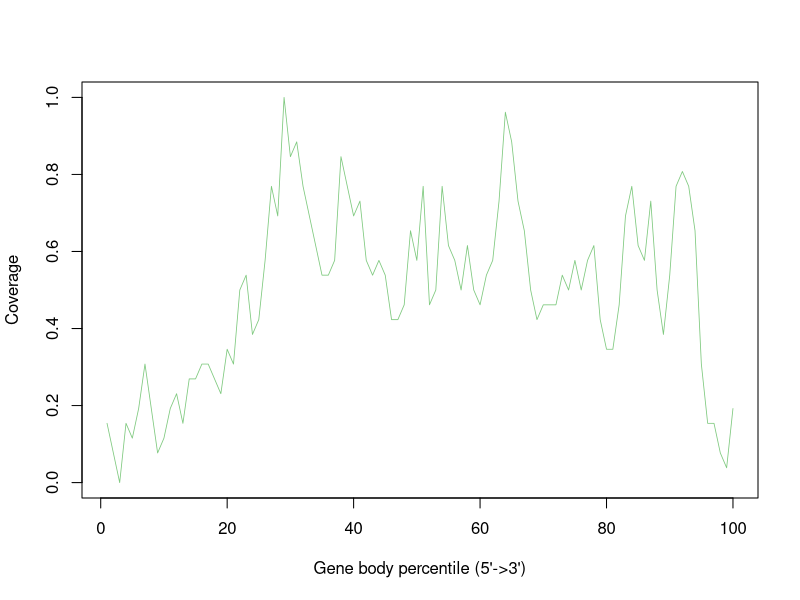

The R script that drew this image:
GSM4486031_Aligned.sortedByCoord_sorted.out <- c(0.15384615384615385,0.07692307692307693,0.0,0.15384615384615385,0.11538461538461539,0.19230769230769232,0.3076923076923077,0.19230769230769232,0.07692307692307693,0.11538461538461539,0.19230769230769232,0.23076923076923078,0.15384615384615385,0.2692307692307692,0.2692307692307692,0.3076923076923077,0.3076923076923077,0.2692307692307692,0.23076923076923078,0.34615384615384615,0.3076923076923077,0.5,0.5384615384615384,0.38461538461538464,0.4230769230769231,0.5769230769230769,0.7692307692307693,0.6923076923076923,1.0,0.8461538461538461,0.8846153846153846,0.7692307692307693,0.6923076923076923,0.6153846153846154,0.5384615384615384,0.5384615384615384,0.5769230769230769,0.8461538461538461,0.7692307692307693,0.6923076923076923,0.7307692307692307,0.5769230769230769,0.5384615384615384,0.5769230769230769,0.5384615384615384,0.4230769230769231,0.4230769230769231,0.46153846153846156,0.6538461538461539,0.5769230769230769,0.7692307692307693,0.46153846153846156,0.5,0.7692307692307693,0.6153846153846154,0.5769230769230769,0.5,0.6153846153846154,0.5,0.46153846153846156,0.5384615384615384,0.5769230769230769,0.7307692307692307,0.9615384615384616,0.8846153846153846,0.7307692307692307,0.6538461538461539,0.5,0.4230769230769231,0.46153846153846156,0.46153846153846156,0.46153846153846156,0.5384615384615384,0.5,0.5769230769230769,0.5,0.5769230769230769,0.6153846153846154,0.4230769230769231,0.34615384615384615,0.34615384615384615,0.46153846153846156,0.6923076923076923,0.7692307692307693,0.6153846153846154,0.5769230769230769,0.7307692307692307,0.5,0.38461538461538464,0.5384615384615384,0.7692307692307693,0.8076923076923077,0.7692307692307693,0.6538461538461539,0.3076923076923077,0.15384615384615385,0.15384615384615385,0.07692307692307693,0.038461538461538464,0.19230769230769232)


pdf("GSM4486031.geneBodyCoverage.curves.pdf")
x=1:100
icolor = colorRampPalette(c("#7fc97f","#beaed4","#fdc086","#ffff99","#386cb0","#f0027f"))(1)
plot(x,GSM4486031_Aligned.sortedByCoord_sorted.out,type='l',xlab="Gene body percentile (5'->3')", ylab="Coverage",lwd=0.8,col=icolor[1])
dev.off()
